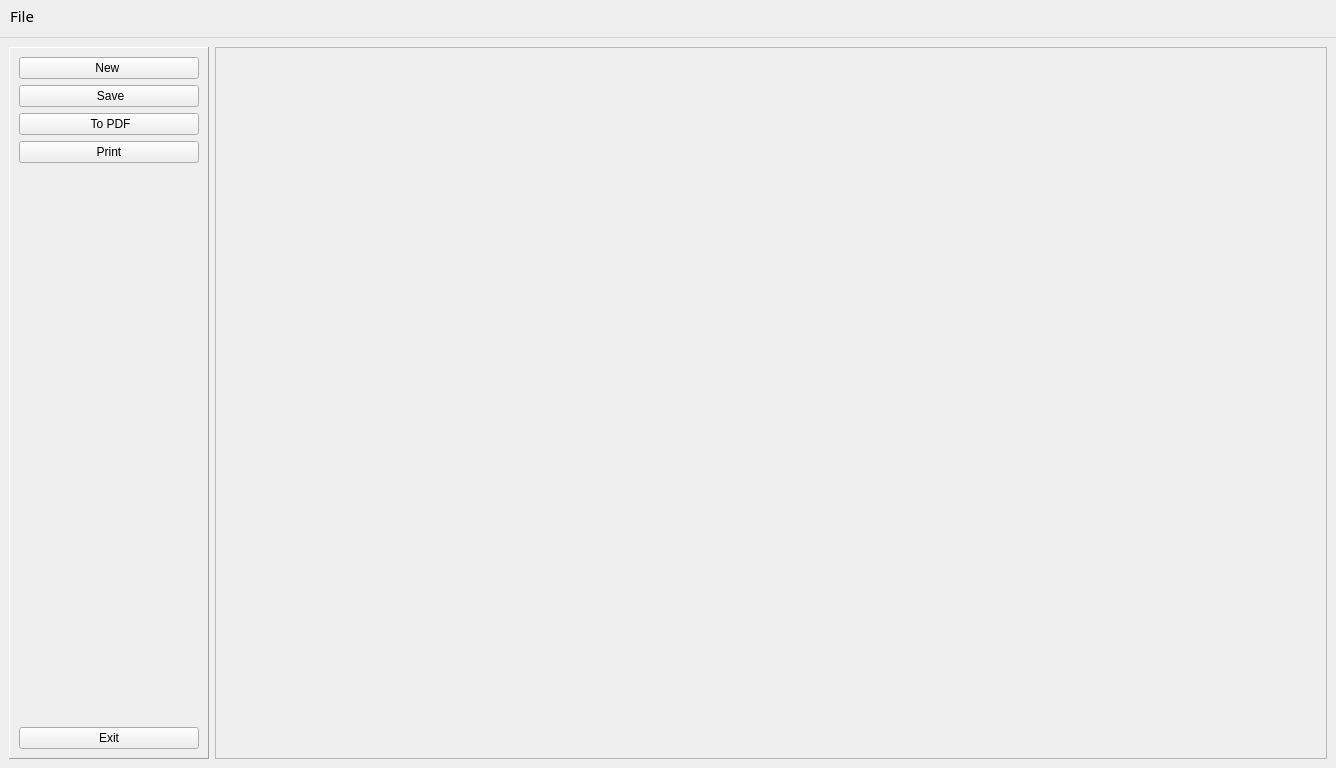
<?xml version="1.0" encoding="UTF-8"?>
<ui version="4.0">
 <class>MainWindow</class>
 <widget class="QMainWindow" name="MainWindow">
  <property name="geometry">
   <rect>
    <x>0</x>
    <y>0</y>
    <width>1336</width>
    <height>768</height>
   </rect>
  </property>
  <property name="minimumSize">
   <size>
    <width>1336</width>
    <height>768</height>
   </size>
  </property>
  <property name="font">
   <font>
    <family>Noto Sans Myanmar</family>
    <pointsize>11</pointsize>
   </font>
  </property>
  <property name="windowTitle">
   <string>Veda</string>
  </property>
  <property name="windowIcon">
   <iconset>
    <normaloff>res/logo.png</normaloff>res/logo.png</iconset>
  </property>
  <property name="toolTip">
   <string>Vade</string>
  </property>
  <widget class="QWidget" name="centralwidget">
   <property name="sizePolicy">
    <sizepolicy hsizetype="Preferred" vsizetype="Expanding">
     <horstretch>0</horstretch>
     <verstretch>0</verstretch>
    </sizepolicy>
   </property>
   <layout class="QHBoxLayout" name="horizontalLayout">
    <item>
     <widget class="QFrame" name="Sidebar">
      <property name="sizePolicy">
       <sizepolicy hsizetype="Preferred" vsizetype="Expanding">
        <horstretch>0</horstretch>
        <verstretch>0</verstretch>
       </sizepolicy>
      </property>
      <property name="maximumSize">
       <size>
        <width>200</width>
        <height>16777215</height>
       </size>
      </property>
      <property name="autoFillBackground">
       <bool>true</bool>
      </property>
      <property name="styleSheet">
       <string notr="true">backgrundcolor{
color:#black
}</string>
      </property>
      <property name="frameShape">
       <enum>QFrame::Panel</enum>
      </property>
      <property name="frameShadow">
       <enum>QFrame::Raised</enum>
      </property>
      <layout class="QVBoxLayout" name="verticalLayout_2">
       <item>
        <layout class="QVBoxLayout" name="verticalLayout">
         <property name="sizeConstraint">
          <enum>QLayout::SetMaximumSize</enum>
         </property>
         <item>
          <widget class="QPushButton" name="pushButton_2">
           <property name="layoutDirection">
            <enum>Qt::LeftToRight</enum>
           </property>
           <property name="text">
            <string>New </string>
           </property>
           <property name="icon">
            <iconset resource="res/vade_res.qrc">
             <normaloff>:/newPrefix/NewFile.png</normaloff>:/newPrefix/NewFile.png</iconset>
           </property>
           <property name="iconSize">
            <size>
             <width>25</width>
             <height>25</height>
            </size>
           </property>
          </widget>
         </item>
         <item>
          <widget class="QPushButton" name="pushButton_5">
           <property name="layoutDirection">
            <enum>Qt::LeftToRight</enum>
           </property>
           <property name="text">
            <string> Save</string>
           </property>
           <property name="icon">
            <iconset resource="res/vade_res.qrc">
             <normaloff>:/newPrefix/Save.png</normaloff>:/newPrefix/Save.png</iconset>
           </property>
          </widget>
         </item>
         <item>
          <widget class="QPushButton" name="pushButton_4">
           <property name="layoutDirection">
            <enum>Qt::LeftToRight</enum>
           </property>
           <property name="text">
            <string> To PDF</string>
           </property>
           <property name="icon">
            <iconset resource="res/vade_res.qrc">
             <normaloff>:/newPrefix/PrinttoPdf.png</normaloff>:/newPrefix/PrinttoPdf.png</iconset>
           </property>
           <property name="iconSize">
            <size>
             <width>25</width>
             <height>25</height>
            </size>
           </property>
          </widget>
         </item>
         <item>
          <widget class="QPushButton" name="pushButton_6">
           <property name="layoutDirection">
            <enum>Qt::LeftToRight</enum>
           </property>
           <property name="text">
            <string>Print</string>
           </property>
           <property name="icon">
            <iconset resource="res/vade_res.qrc">
             <normaloff>:/newPrefix/DefaultPrinter.png</normaloff>:/newPrefix/DefaultPrinter.png</iconset>
           </property>
           <property name="iconSize">
            <size>
             <width>25</width>
             <height>25</height>
            </size>
           </property>
          </widget>
         </item>
         <item>
          <spacer name="verticalSpacer">
           <property name="orientation">
            <enum>Qt::Vertical</enum>
           </property>
           <property name="sizeType">
            <enum>QSizePolicy::Expanding</enum>
           </property>
           <property name="sizeHint" stdset="0">
            <size>
             <width>20</width>
             <height>40</height>
            </size>
           </property>
          </spacer>
         </item>
         <item>
          <widget class="QPushButton" name="pushButton">
           <property name="layoutDirection">
            <enum>Qt::LeftToRight</enum>
           </property>
           <property name="text">
            <string>Exit</string>
           </property>
           <property name="icon">
            <iconset resource="res/vade_res.qrc">
             <normaloff>:/newPrefix/exit (1).png</normaloff>:/newPrefix/exit (1).png</iconset>
           </property>
          </widget>
         </item>
        </layout>
       </item>
      </layout>
     </widget>
    </item>
    <item>
     <widget class="QFrame" name="Rightframe">
      <property name="frameShape">
       <enum>QFrame::StyledPanel</enum>
      </property>
      <property name="frameShadow">
       <enum>QFrame::Raised</enum>
      </property>
     </widget>
    </item>
   </layout>
  </widget>
  <widget class="QMenuBar" name="menubar">
   <property name="geometry">
    <rect>
     <x>0</x>
     <y>0</y>
     <width>1336</width>
     <height>26</height>
    </rect>
   </property>
   <widget class="QMenu" name="menuFile">
    <property name="title">
     <string>File</string>
    </property>
    <addaction name="actionNew_Chart"/>
    <addaction name="actionOpen"/>
    <addaction name="actionSave"/>
    <addaction name="actionSave_As"/>
    <addaction name="separator"/>
    <addaction name="actionPrint"/>
    <addaction name="actionExport_PDF"/>
    <addaction name="actionClose"/>
    <addaction name="separator"/>
    <addaction name="actionExit"/>
   </widget>
   <addaction name="menuFile"/>
  </widget>
  <action name="actionNew_Chart">
   <property name="icon">
    <iconset resource="res/vade_res.qrc">
     <normaloff>:/newPrefix/NewFile.png</normaloff>:/newPrefix/NewFile.png</iconset>
   </property>
   <property name="text">
    <string>New Chart</string>
   </property>
   <property name="font">
    <font>
     <family>Noto Sans Myanmar</family>
     <pointsize>9</pointsize>
    </font>
   </property>
  </action>
  <action name="actionOpen">
   <property name="icon">
    <iconset resource="res/vade_res.qrc">
     <normaloff>:/newPrefix/Folder.png</normaloff>:/newPrefix/Folder.png</iconset>
   </property>
   <property name="text">
    <string>Open </string>
   </property>
  </action>
  <action name="actionSave">
   <property name="icon">
    <iconset resource="res/vade_res.qrc">
     <normaloff>:/newPrefix/Save.png</normaloff>:/newPrefix/Save.png</iconset>
   </property>
   <property name="text">
    <string>Save</string>
   </property>
  </action>
  <action name="actionSave_As">
   <property name="icon">
    <iconset resource="res/vade_res.qrc">
     <normaloff>:/newPrefix/save-file.png</normaloff>:/newPrefix/save-file.png</iconset>
   </property>
   <property name="text">
    <string>Save As</string>
   </property>
  </action>
  <action name="actionPrint">
   <property name="icon">
    <iconset resource="res/vade_res.qrc">
     <normaloff>:/newPrefix/Print.png</normaloff>:/newPrefix/Print.png</iconset>
   </property>
   <property name="text">
    <string>Print</string>
   </property>
  </action>
  <action name="actionExport_PDF">
   <property name="icon">
    <iconset resource="res/vade_res.qrc">
     <normaloff>:/newPrefix/PrinttoPdf.png</normaloff>:/newPrefix/PrinttoPdf.png</iconset>
   </property>
   <property name="text">
    <string>Export PDF</string>
   </property>
  </action>
  <action name="actionClose">
   <property name="text">
    <string>Close</string>
   </property>
  </action>
  <action name="actionExit">
   <property name="text">
    <string>Exit</string>
   </property>
  </action>
 </widget>
 <resources>
  <include location="res/vade_res.qrc"/>
 </resources>
 <connections/>
</ui>
